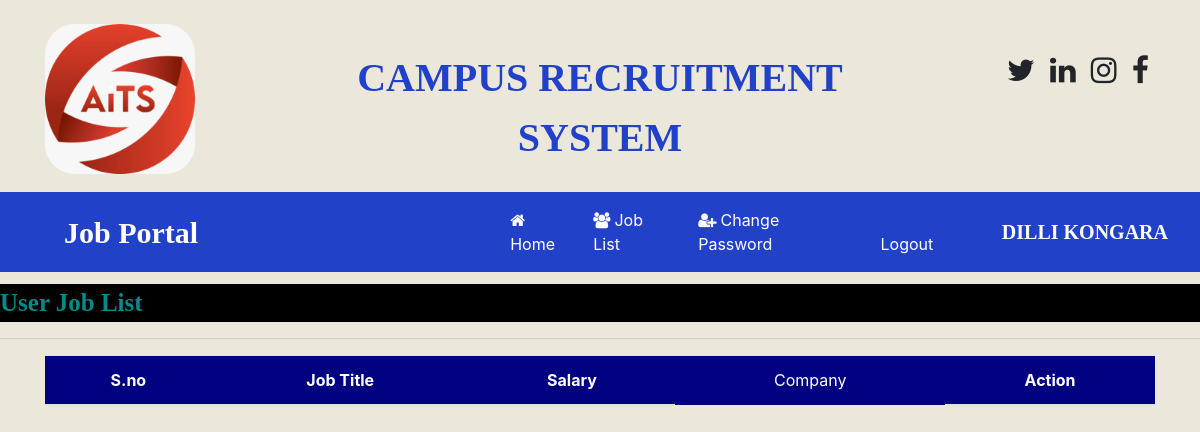
Before: /user_joblist/ (signed in) with the older database file.
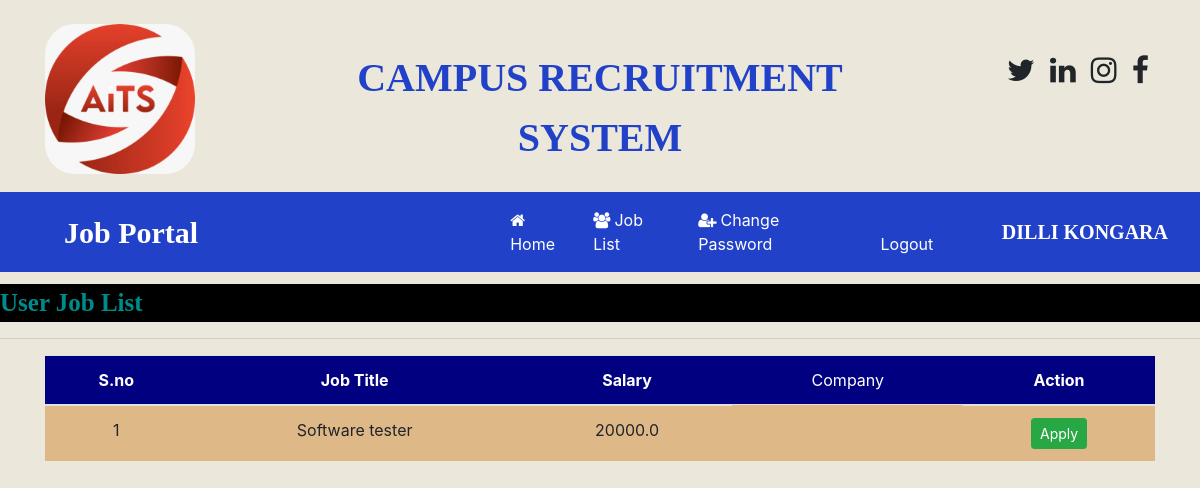
After: the same page with the newer database file.
### OnlinejobportalApp/models.py (models this page shows, shortened)
class Job(models.Model):
	recruiter =models.ForeignKey(Recruiter,on_delete=models.CASCADE)
	start_date = models.DateField()
	end_date = models.DateField()
	title =models.CharField(max_length=100)
	salary = models.FloatField(null=True)
	image = models.FileField()
	description = models.CharField(max_length=300)
	experience = models.CharField(max_length=50)
	location = models.CharField(max_length=100)
	skills = models.CharField(max_length=100)
	creationdate = models.DateField()

### OnlinejobportalApp/views.py (the view)
# urls.py: path('user_joblist/',views.user_joblist,name="user_joblist"),
def user_joblist(request):
    if not request.user.is_authenticated:
    	return redirect('user_login')
    job = Job.objects.all()
    d={'job':job}
    return render(request,'html/user_joblist.html',d)

### OnlinejobportalApp/templates/html/user_joblist.html (shortened to what this page needs)
{% load static %}
{% block body %}
{% include 'html/user_navigation.html' %}
<marquee style="font-family: 'Algerian'; font-size: 25px; color: darkcyan; background-color: black;font-weight: bold;margin-top: 1%">
	User Job List
</marquee>
<hr>
<div class="container">
<table class="table table-hover" id="example">
	<thead>
		<tr style = "background-color: #000080;color:white">
			<th>S.no</th>
			<th>Job Title</th>
			<th>Salary</th>
			<td>Company</td>
			<th>Action</th>
		</tr>
	</thead>
	<tbody>
		{% for i in job%}
		<tr style = "background-color: #DEB887">
			<td>{{forloop.counter}}</td>
			<td>{{i.title}}</td>
			<td>{{i.salary}}</td>
			<td>{{i.company}}</td>
            <td><a href="{% url 'apply_job' %}" class="btn btn-success btn-sm " >Apply</a>
		</tr>
		{% endfor %}
	</tbody>
</table>
</div>
{% endblock %}

### OnlinejobportalApp/templates/html/user_navigation.html (shortened to what this page needs)
<!DOCTYPE html>
<html>
<head>
	{% load static %}
  <link rel="stylesheet" href="https://maxcdn.bootstrapcdn.com/bootstrap/4.5.2/css/bootstrap.min.css">
  <link rel="stylesheet" href="https://cdnjs.cloudflare.com/ajax/libs/font-awesome/4.7.0/css/font-awesome.min.css">
<link rel="stylesheet" href="https://cdnjs.cloudflare.com/ajax/libs/font-awesome/4.7.0/css/font-awesome.min.css">
<link rel ="stylesheet" href="https://cdn.datatables.net/1.10.24/css/jquery.dataTables.min.css">
<link rel ="stylesheet" href= "https://cdn.datatables.net/buttons/1.7.0/css/buttons.dataTables.min.css">
</head>
<body>
<div class="container">
	<div class="row">
		<div class="col-sm-3 mt-4">
			<img class="logoimage"src="{% static 'images/aitslogo.jpeg' %}" style="width:150px; height:100px text-align=center ; border-radius: 30px; ">
		</div>
		<div class="col-sm-6 mt-5 text-center">
			<span style="font-weight: bold ;text-align:center; font-size: 40px; font-family: times">
					<span class="heading">CAMPUS RECRUITMENT SYSTEM</span>
				</span>
		</div>
		<div class="col-sm-3 mt-5" style="padding-left: 10%">
			<span style="font-weight: bold; font-size: 30px">
				<span><i class="fa fa-twitter pl-2"></i></span>
				<span><i class="fa fa-linkedin pl-2"></i></span>
				<span><i class="fa fa-instagram pl-2"></i></span>
				<span><i class="fa fa-facebook pl-2"></i></span>
			</span>
		</div>
	</div>
</div>
<nav class="navbar navbar-expand-sm" style="background-color: #2241c9">
	<a class="navbar-brand text-white pl-5 font-weight-bold" style="font-family: 'Algerian'; font-size: 30px ">Job Portal</a>
	<ul class="navbar-nav">
		<li class="nav-item">
			<a class="nav-link" href=" {% url 'user_home' %}" style="margin-left: 288px"><i class="fa fa-home mr-1"></i>Home</a>
		</li>
		<li class="nav-item">
			<a class="nav-link" href="{% url 'user_joblist' %}"><i class="fa fa-users mr-1"></i>Job List</a>
		</li>
		<li class="nav-item">
			<a class="nav-link" href="{% url 'change_passworduser' %}"><i class="fa fa-user-plus mr-1"></i>Change Password</a>
		</li>
		<li class="nav-item">
			<a class="nav-link" href="{%url 'Logout' %}">Logout</a>
		</li>
	</ul>
	<a class="navbar-brand text-white pl-5 font-weight-bold" style="font-family: 'Algerian'; font-size: 20px ">{{request.user.first_name}} {{request.user.last_name}}</a>
</nav>
</body>
</html>

### OnlinejobportalApp/templates/html/user_navigation.html (style rules this page uses)
.nav-link { color:white !important; margin-right: 10px; }
body { background-color: #EBE8DB; }
.heading { color:#2241c9 ; }
.logoimage { margin-bottom: 18px; }

### OnlinejobportalApp/templates/html/user_joblist.html (style rules this page uses)
tr { text-align: center; }

Changed rows visible on the page:
added Job: title "Software tester", salary "20000.0"
